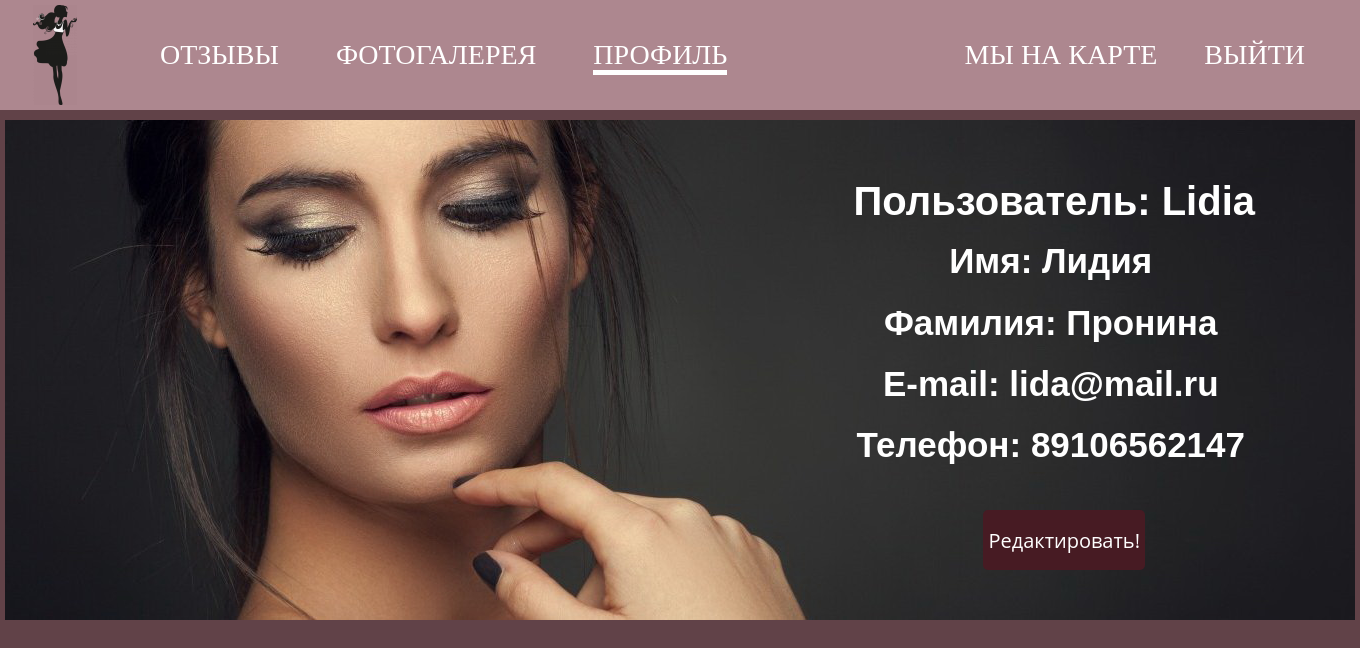
The app's page /user/Lidia (signed in), older data.
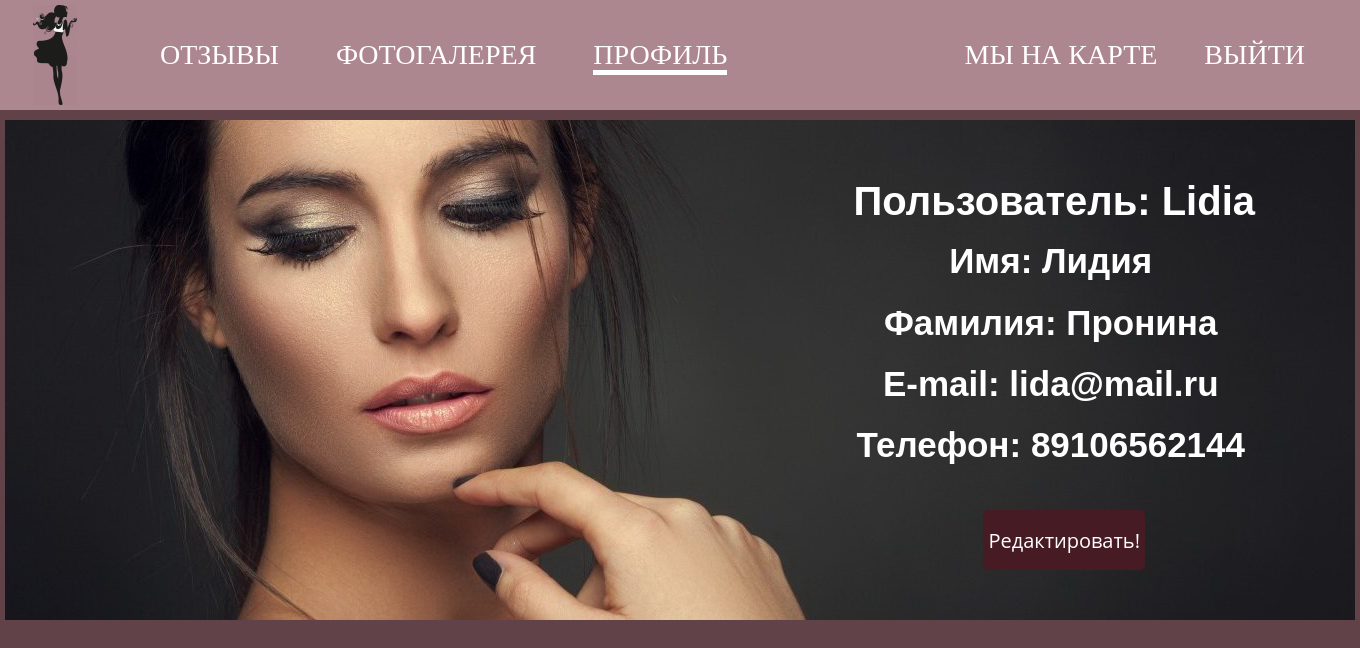
The same page, newer data.
### app/models.py (models this page shows, shortened)
class User(UserMixin, db.Model):
    id = db.Column(db.Integer, primary_key=True)
    username = db.Column(db.String(64), index=True, unique=True)
    name = db.Column(db.String(64), index=True, unique=False)
    fullname = db.Column(db.String(64), index=True, unique=False)
    telephone = db.Column(db.String(11), index=True, unique=False)
    email = db.Column(db.String(120), index=True, unique=True)
    password_hash = db.Column(db.String(128))
    posts = db.relationship('Post', backref='author', lazy='dynamic')
    def followed_posts(self):
        return Post.query.order_by(Post.timestamp.desc()).all()

### app/routes.py (the view)
@app.route('/user/<username>')
@login_required
def user(username):
    user = User.query.filter_by(username=username).first_or_404()
    posts = user.followed_posts()
    return render_template('user.html', user=user, posts=posts)

### app/models.py (called while the page is built)
@login.user_loader
def load_user(id):
    return User.query.get(int(id))

### app/templates/user.html
{% extends "base.html" %}
{% block content %}
<div class="imagebanner">
	<img id = "indexFon" src="{{ url_for('static', filename='images/Image1.jpg') }}" width="1350" alt="Профиль">
    <div class="profilTitle">
        <h3><span>Пользователь: {{ user.username }}</span></h3>
    </div>
    <div class="profil">
        <h4><span>Имя: {{ user.name }}</span></h4>
        <h4><span>Фамилия: {{ user.fullname }}</span></h4>
        <h4><span>E-mail: {{ user.email }}</span></h4>
        {% if user == current_user %}
            <h4><span>Телефон: {{ user.telephone }}</span></h4>
        {% endif %}
    </div>
    {% if user == current_user %}
    <div>
        <p><a id = "btnEdit"href="{{ url_for('edit_profile') }}">Редактировать!</a></p>
    </div>
    {% endif %}
</div>
{% endblock %}

### app/templates/base.html (shortened to what this page needs)
<html>
    <head>
        <link rel="stylesheet" href="{{ url_for('static', filename='style.css') }}">
    </head>
    <body >
       <div id = "Menu" class = "navigation ">
           <img src="{{ url_for('static', filename='images/Logo2.png') }}" width="100" height="100" alt="Логотип" id="logo-main">
           <div id = "top">
              <a href="{{ url_for('index') }}">Отзывы</a>
                <a href="{{ url_for('photogallery') }}">Фотогалерея</a>
              <a href="{{ url_for('user', username=current_user.username) }}">Профиль</a>
           </div>
           <div id = "end">
               <a href="{{ url_for('map') }}">Мы на карте</a>
              <a href="{{ url_for('logout') }}">Выйти</a>
           </div>
        </div>
        {% block content %}{% endblock %}
    </body>
</html>

### app/static/style.css (style rules this page uses)
body { background-color: #614248; font-family: 'Open Sans', Helvetica, Arial, Verdana, sans-serif; width: 100%; height: 100%; margin: 0px; text-align: justify; }
.navigation a { margin: 20px; color: #FFFFFF; text-decoration: none; }
.navigation { background: #AD878F; color: #FFFFFF; display: flex; height: 100px; font-size: 25px; flex-direction: center; justify-content: space-between; align-items: center; text-transform:uppercase; padding: 5px; }
#top { flex: 2; float: left; font-size: 28px; text-align: left; font-family: ChaletE; word-spacing: 10px; margin-left: 35px; }
#top a { text-decoration: none; }
#end { float: right; font-size: 28px; text-align: right; font-family: ChaletE; margin-right: 30px; }
#Menu { margin-bottom:10px; }
a { color: #FFFFFF; }
.imagebanner { margin: auto; text-align: center; position: relative; width: 1350px; }
.profilTitle { position: absolute; top: 40px; float: left; right: 100px; }
.profil { position: absolute; top: 100px; float: left; right: 110px; }
h3 span { text-align: center; color:#FFFFFF; font: bold 40px ChaletE, Sans-Serif; }
h4 span { text-align: center; color: #FFFFFF; font: bold 35px ChaletE, Sans-Serif; }
p { font-size: 20px; }
#btnEdit { position: absolute; top: 390px; float: left; right: 210px; border-radius: 5px; -webkit-transition: all 0.3s ease; -moz-transition: all 0.3s ease; background: #471B23; font-size: 20px; padding: 5px; font-family: 'Open Sans', Helvetica, Arial, Verdana, sans-serif; height: 50px; display: flex; align-items: center; justify-content:center; }
#btnEdit { color: #FFFFFF; text-decoration: none; }

Row changes from the older to the newer data that the page shows:
changed User "Lidia": telephone "89106562147" → "89106562144"
